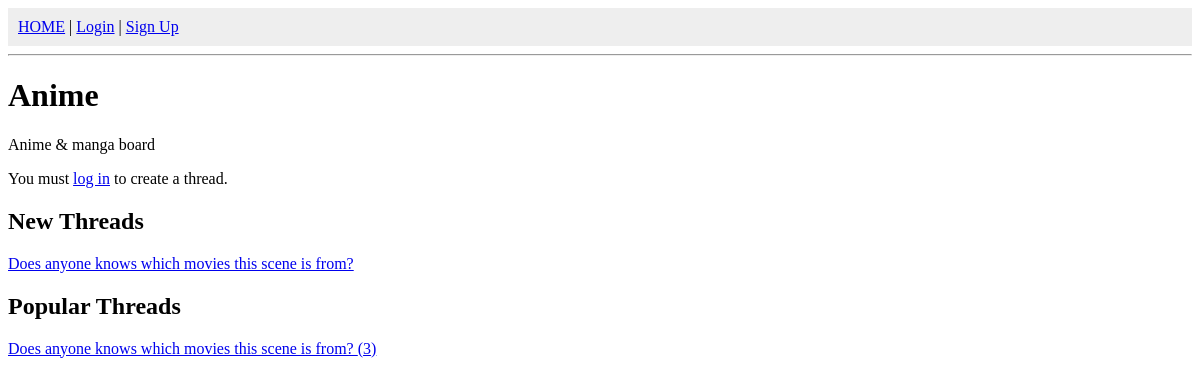
The app's page /board/a/, older data.
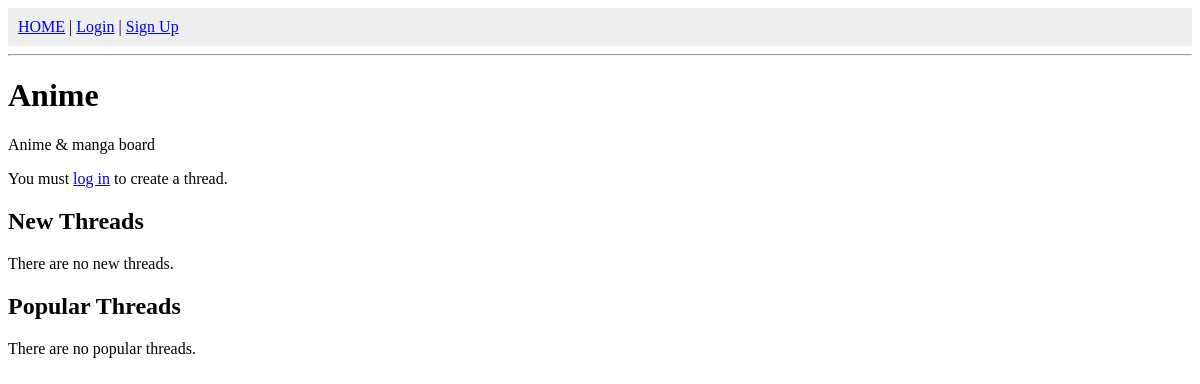
The same page, newer data.
### forum/models.py (models this page shows, shortened)
class Thread(models.Model):
    id = models.AutoField(primary_key=True)
    board = models.ForeignKey(Board, on_delete=models.CASCADE, related_name="threads")
    user = models.ForeignKey(User, on_delete=models.CASCADE, related_name="threads")
    title = models.CharField(max_length=225)
    description = models.TextField()
    created_at = models.DateTimeField(auto_now_add=True)
    updated_at = models.DateTimeField(auto_now=True)
    activity = models.PositiveIntegerField(default=0)
    class Meta:
        ordering = ['-created_at'] # Default: newest first

### forum/views.py (the view)
# urls.py: path('board/<str:short_name>/', views.board_detail, name='board_detail'),
def board_detail(request, short_name):
    board = get_object_or_404(Board, short_name=short_name)
    new_threads = Thread.objects.filter(board=board).order_by('-created_at')[:20]
    popular_threads = Thread.objects.filter(board=board).order_by('-activity')[:10]
    return render(request, 'forum/board_detail.html', {
        "board": board,
        "new_threads": new_threads,
        "popular_threads": popular_threads,
    })

### forum/templates/forum/board_detail.html
{% extends 'forum/base.html' %}
{% block content %}
<h1>{{ board.name }}</h1>
<p>{{ board.description }}</p>
{% if user.is_authenticated %}
    <a href="{% url 'create_thread' board.short_name %}">Create a new thread</a>
{% else %}
    <p>You must <a href="{% url 'login' %}">log in</a> to create a thread.</p>
{% endif %}
<h2>New Threads</h2>
{% for t in new_threads %}
    <p><a href="{% url 'thread_detail' t.id %}">{{ t.title }}</a></p>
{% empty %}
    <p>There are no new threads.</p>
{% endfor %}
<h2>Popular Threads</h2>
{% for t in popular_threads %}
    <p><a href="{% url 'thread_detail' t.id %}">
        {{ t.title }} ({{ t.activity }})
    </a></p>
{% empty %}
    <p>There are no popular threads.</p>
{% endfor %}
{% endblock %}

Row changes from the older to the newer data that the page shows:
removed Thread: title "Does anyone knows which movies this scene is from?", activity "3"
Text that changed along with them:
text now shown: "There are no new threads. There are no popular threads."
